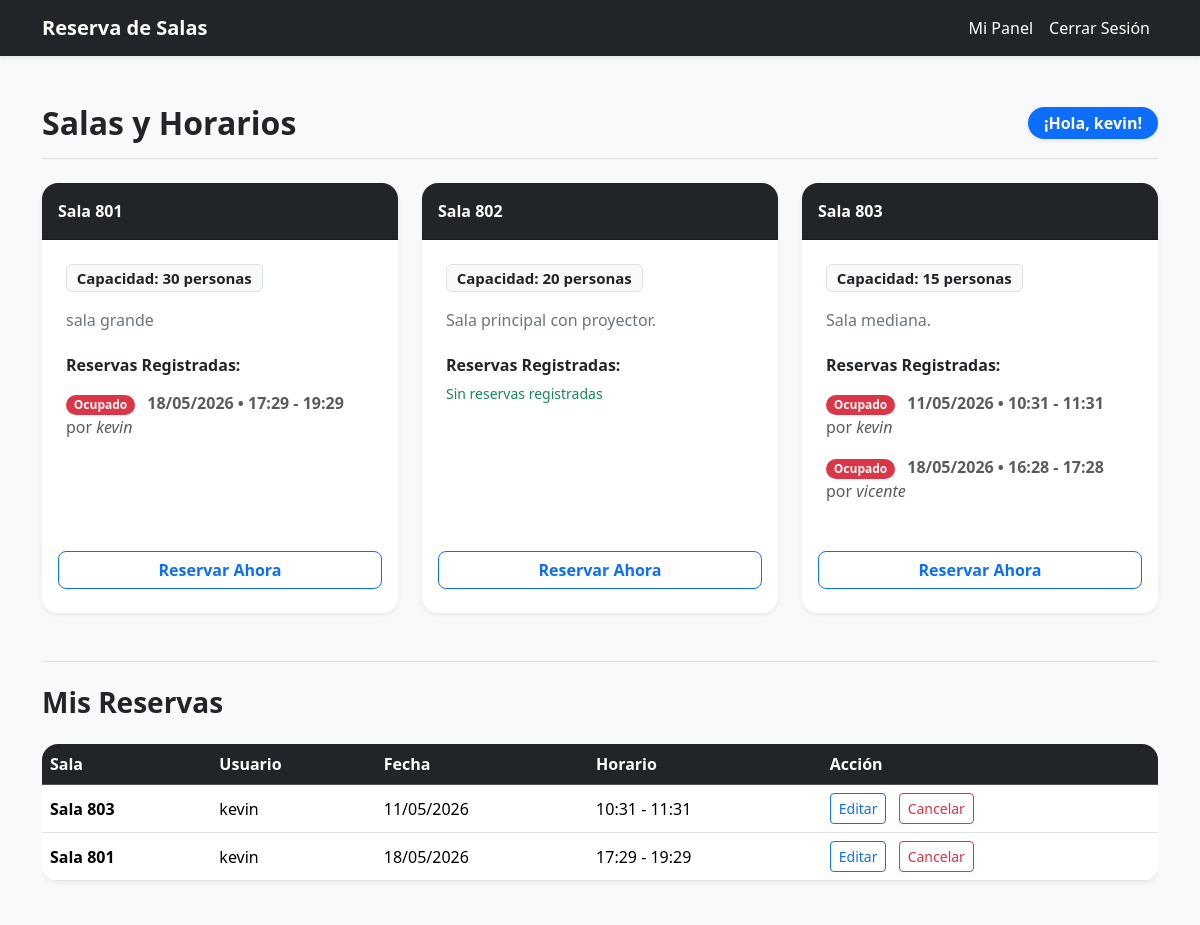
/panel/ (signed in), run on an earlier commit of the app's database.
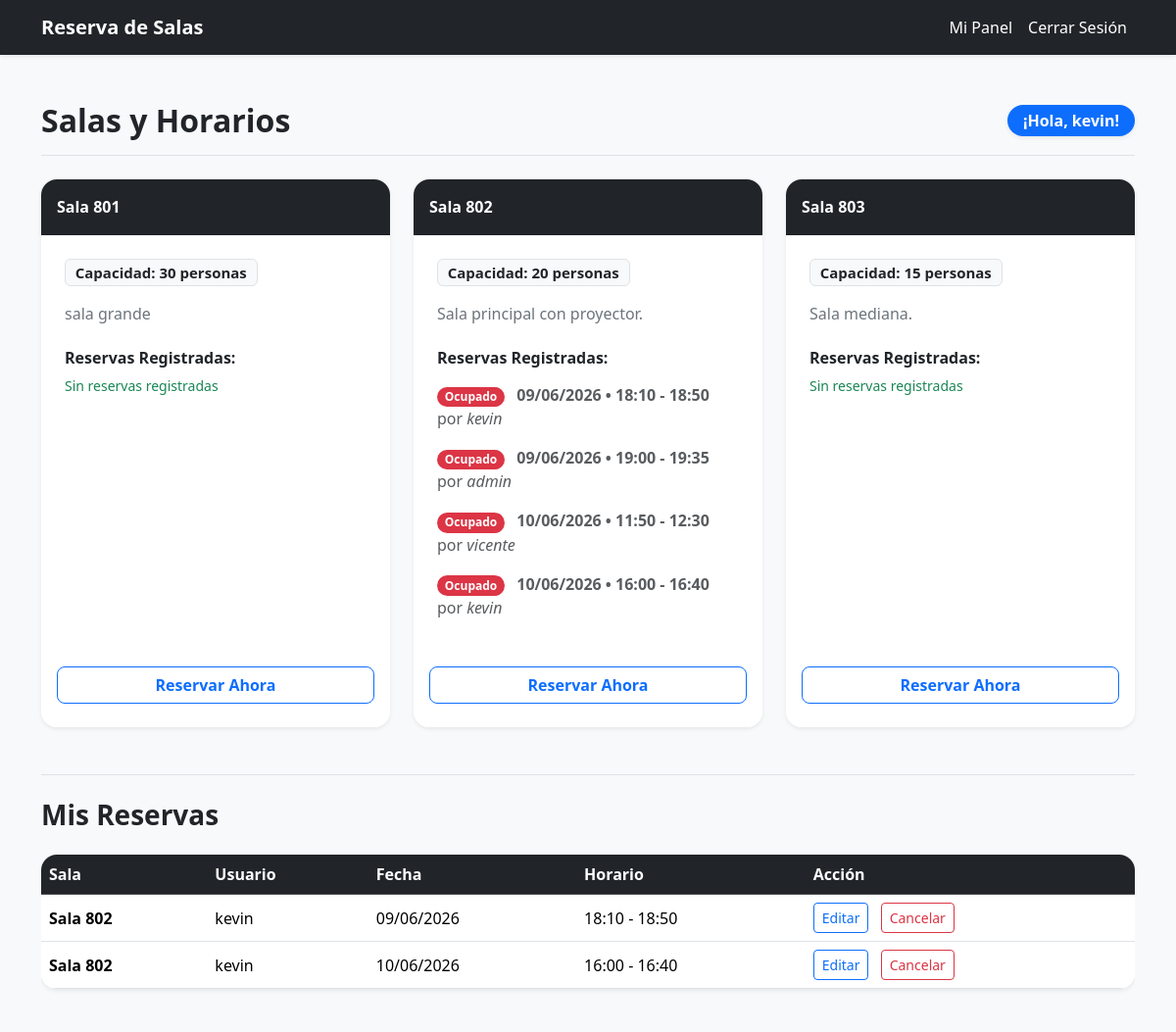
And on a later commit of the database.
### reservas/models.py (models this page shows, shortened)
class Sala(models.Model):
    nombre = models.CharField(max_length=50)
    capacidad = models.IntegerField()
    descripcion = models.TextField(blank=True, null=True)

class Reserva(models.Model):
    sala = models.ForeignKey(Sala, on_delete=models.CASCADE, related_name='reservas')
    usuario = models.ForeignKey(User, on_delete=models.CASCADE, related_name='reservas')
    fecha = models.DateField()
    hora_inicio = models.TimeField()
    hora_fin = models.TimeField()
    creado_en = models.DateTimeField(auto_now_add=True)
    class Meta:
        ordering = ['fecha', 'hora_inicio']

### reservas/views.py (the view)
# urls.py: path('panel/', views.panel, name='panel'),
@login_required
def panel(request):
    salas = Sala.objects.prefetch_related('reservas', 'reservas__usuario').all()
    hoy = date.today()
    if request.user.is_superuser or request.user.is_staff:
        mis_reservas = Reserva.objects.all()
    else:
        mis_reservas = Reserva.objects.filter(usuario=request.user)
    context = {
        'salas': salas,
        'mis_reservas': mis_reservas,
        'hoy': hoy
    }
    return render(request, 'reservas/panel.html', context)

### templates/reservas/panel.html (shortened to what this page needs)
{% extends 'base.html' %}
{% block content %}
<div class="d-flex justify-content-between align-items-center mb-4 border-bottom pb-3 mt-4">
    <h2 class="fw-bold text-dark m-0">Salas y Horarios</h2>
    <div class="badge bg-primary px-3 py-2 fs-6 rounded-pill shadow-sm">
         ¡Hola, {{ user.username }}!
    </div>
</div>
<div class="row row-cols-1 row-cols-md-2 row-cols-lg-3 g-4 mb-5">
    {% for sala in salas %}
    <div class="col">
        <div class="card h-100 shadow-sm border-0 rounded-4 overflow-hidden transition-hover">
            <div class="card-header bg-dark text-white fw-bold py-3">
                {{ sala.nombre }}
            </div>
            <div class="card-body p-4">
                <h5 class="card-title fw-bold text-dark mb-3">
                    <span class="badge bg-light text-dark border">Capacidad: {{ sala.capacidad }} personas</span>
                </h5>
                <p class="card-text text-secondary">{{ sala.descripcion }}</p>
                <h6 class="fw-bold mt-4 mb-2">Reservas Registradas:</h6>
                {% if sala.reservas.all %}
                    <ul class="list-group list-group-flush mb-3">
                    {% for reserva in sala.reservas.all %}
                        <li class="list-group-item px-0 py-2 border-bottom-0 text-muted">
                            <span class="badge bg-danger rounded-pill me-2">Ocupado</span>
                            <strong>{{ reserva.fecha|date:"d/m/Y" }} &bull; {{ reserva.hora_inicio|time:"H:i" }} - {{ reserva.hora_fin|time:"H:i" }}</strong>
                            por <em>{{ reserva.usuario.username }}</em>
                        </li>
                    {% endfor %}
                    </ul>
                {% else %}
                    <p class="text-success small"> Sin reservas registradas</p>
                {% endif %}
            </div>
            <div class="card-footer bg-white border-0 text-center pb-4 pt-0">
                <a href="{% url 'reservar_sala' sala.id %}" class="btn btn-outline-primary w-100 fw-bold rounded-3">Reservar Ahora</a>
            </div>
        </div>
    </div>
    {% empty %}
    <div class="col-12 text-center text-muted">
        <p>No hay salas disponibles en este momento.</p>
    </div>
    {% endfor %}
</div>
<div class="mt-5 mb-5 border-top pt-4">
    <h3 class="fw-bold mb-4">
        {% if user.is_superuser %}Gestión de Todas las Reservas (Admin){% else %}Mis Reservas{% endif %}
    </h3>
    <div class="table-responsive">
        <table class="table table-hover align-middle shadow-sm rounded-4 overflow-hidden">
            <thead class="table-dark">
                <tr>
                    <th>Sala</th>
                    <th>Usuario</th>
                    <th>Fecha</th>
                    <th>Horario</th>
                    <th>Acción</th>
                </tr>
            </thead>
            <tbody class="bg-white">
                {% for reserva in mis_reservas %}
                <tr>
                    <td class="fw-bold">{{ reserva.sala.nombre }}</td>
                    <td>{{ reserva.usuario.username }}</td>
                    <td>{{ reserva.fecha|date:"d/m/Y" }}</td>
                    <td>{{ reserva.hora_inicio|time:"H:i" }} - {{ reserva.hora_fin|time:"H:i" }}</td>
                    <td>
                        <a href="{% url 'reserva_editar' reserva.id %}" class="btn btn-sm btn-outline-primary me-2">Editar</a>
                        <form method="post" action="{% url 'cancelar_reserva' reserva.id %}" class="d-inline" onsubmit="return confirm('¿Estás seguro de que quieres cancelar esta reserva?');">
                            <button type="submit" class="btn btn-sm btn-outline-danger">Cancelar</button>
                        </form>
                    </td>
                </tr>
                {% empty %}
                <tr>
                    <td colspan="5" class="text-center text-muted py-4">No hay reservas registradas.</td>
                </tr>
                {% endfor %}
            </tbody>
        </table>
    </div>
</div>
{% endblock %}

### templates/base.html (shortened to what this page needs)
<!DOCTYPE html>
<html lang="es">
<head>
    <link href="https://cdn.jsdelivr.net/npm/bootstrap@5.3.3/dist/css/bootstrap.min.css" rel="stylesheet">
</head>
<body class="bg-light">
    <nav class="navbar navbar-expand-lg navbar-dark bg-dark shadow-sm">
        <div class="container">
            <a class="navbar-brand fw-bold" href="{% url 'home' %}">Reserva de Salas</a>
            <div class="collapse navbar-collapse" id="navbarContent">
                <ul class="navbar-nav ms-auto">
                    {% if user.is_authenticated %}
                        <li class="nav-item">
                            <a class="nav-link text-white" href="{% url 'panel' %}">Mi Panel</a>
                        </li>
                        <li class="nav-item">
                            <form action="{% url 'logout' %}" method="post" class="d-inline">
                                <button type="submit" class="nav-link btn btn-link text-white text-decoration-none">Cerrar Sesión</button>
                            </form>
                        </li>
                    {% endif %}
                </ul>
            </div>
        </div>
    </nav>
    <main class="container mt-5">
        {% block content %}
        {% endblock %}
    </main>
</body>
</html>

### templates/reservas/panel.html (style rules this page uses)
.transition-hover { transition: transform 0.3s ease, box-shadow 0.3s ease; }
.table-responsive { border-radius: 0.5rem; }

What changed in the data, as far as the page shows it:
removed Reserva: fecha "18/05/2026", hora_inicio "17:29", hora_fin "19:29", usuario.username "kevin", sala.nombre "Sala 801"
removed Reserva: fecha "11/05/2026", hora_inicio "10:31", hora_fin "11:31", usuario.username "kevin", sala.nombre "Sala 803"
removed Reserva: fecha "18/05/2026", hora_inicio "16:28", hora_fin "17:28", usuario.username "vicente", shown under Sala "Sala 803"
shown differently, row unchanged: Sala "Sala 801": now shows "Sin reservas registradas"
shown differently, row unchanged: Sala "Sala 802": no longer shows "Sin reservas registradas"
added Reserva: fecha "09/06/2026", hora_inicio "18:10", hora_fin "18:50", usuario.username "kevin", sala.nombre "Sala 802"
added Reserva: fecha "09/06/2026", hora_inicio "19:00", hora_fin "19:35", usuario.username "admin", shown under Sala "Sala 802"
added Reserva: fecha "10/06/2026", hora_inicio "11:50", hora_fin "12:30", usuario.username "vicente", shown under Sala "Sala 802"
added Reserva: fecha "10/06/2026", hora_inicio "16:00", hora_fin "16:40", usuario.username "kevin", sala.nombre "Sala 802"
shown differently, row unchanged: Sala "Sala 803": now shows "Sin reservas registradas"
